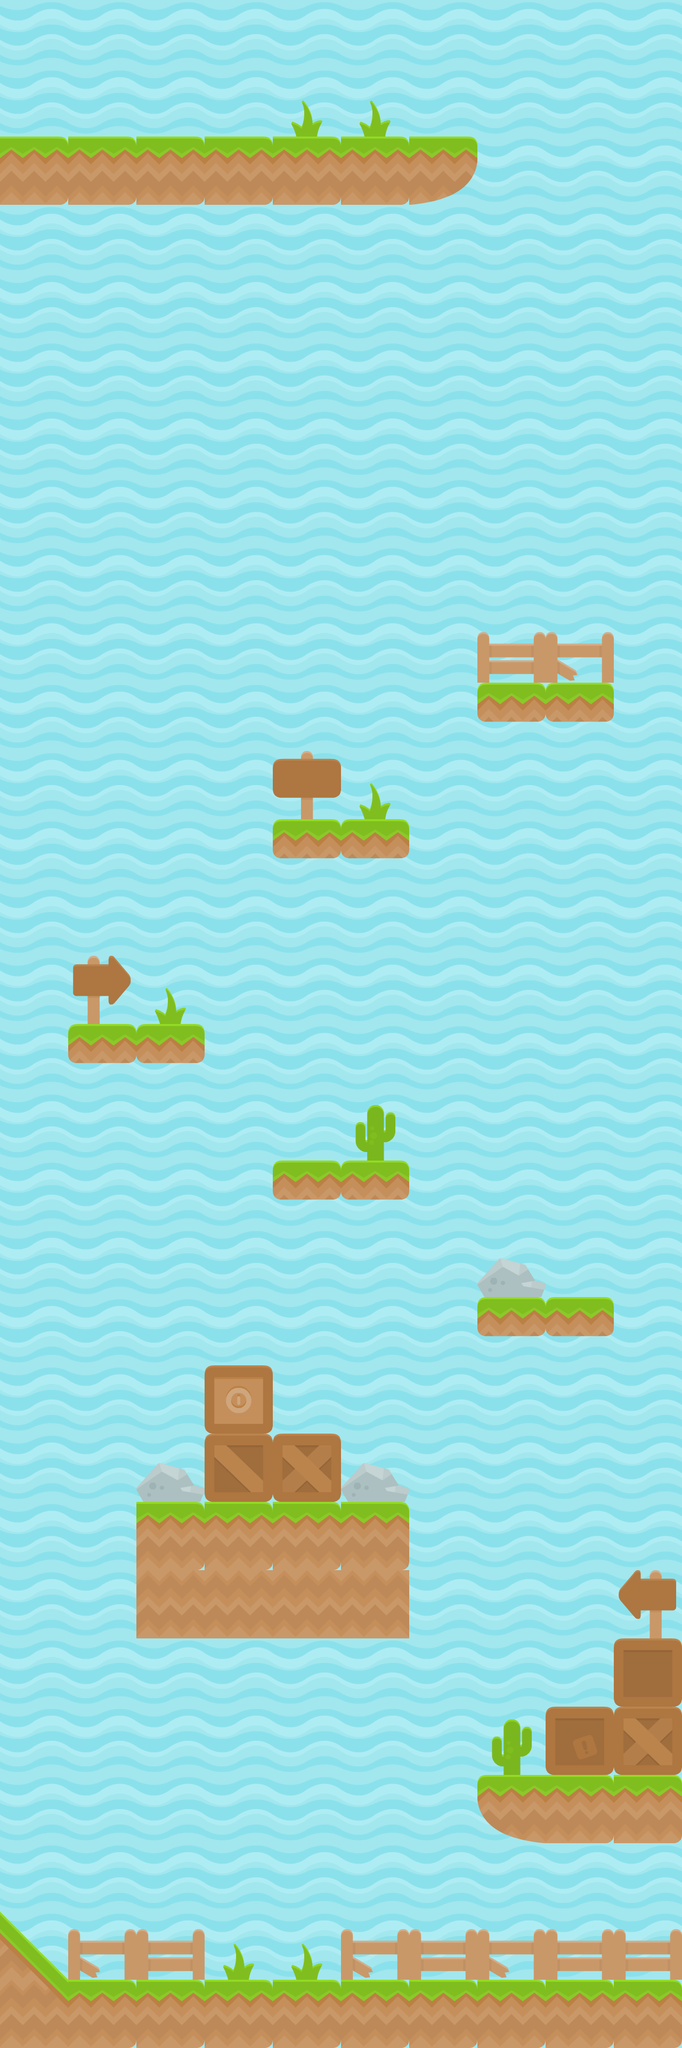

A 2D game scene composited from a Tiled map and its tileset images. What follows is a short description and the map's XML, with every tile layer's data as written:
An orthogonal 10x30 tile map with 128x128 px tiles, 3 tile layers (Fondo, Tierra, Otros), 2 tilesets and 17 objects.

<map version="1.0" orientation="orthogonal" renderorder="right-down" width="10" height="30" tilewidth="128" tileheight="128" nextobjectid="40">
 <tileset firstgid="1" name="spritesheet_ground" tilewidth="128" tileheight="128" tilecount="128" columns="8">
  <image source="spritesheet_ground.png" width="1024" height="2048" />
 </tileset>
 <tileset firstgid="129" name="spritesheet_tiles" tilewidth="128" tileheight="128" tilecount="128" columns="8">
  <image source="spritesheet_tiles.png" width="1024" height="2048" />
 </tileset>
 <layer name="Fondo" width="10" height="30">
  <data encoding="csv">
138,138,138,138,138,138,138,138,138,138,
138,138,138,138,138,138,138,138,138,138,
138,138,138,138,138,138,138,138,138,138,
138,138,138,138,138,138,138,138,138,138,
138,138,138,138,138,138,138,138,138,138,
138,138,138,138,138,138,138,138,138,138,
138,138,138,138,138,138,138,138,138,138,
138,138,138,138,138,138,138,138,138,138,
138,138,138,138,138,138,138,138,138,138,
138,138,138,138,138,138,138,138,138,138,
138,138,138,138,138,138,138,138,138,138,
138,138,138,138,138,138,138,138,138,138,
138,138,138,138,138,138,138,138,138,138,
138,138,138,138,138,138,138,138,138,138,
138,138,138,138,138,138,138,138,138,138,
138,138,138,138,138,138,138,138,138,138,
138,138,138,138,138,138,138,138,138,138,
138,138,138,138,138,138,138,138,138,138,
138,138,138,138,138,138,138,138,138,138,
138,138,138,138,138,138,138,138,138,138,
138,138,138,138,138,138,138,138,138,138,
138,138,138,138,138,138,138,138,138,138,
138,138,138,138,138,138,138,138,138,138,
138,138,138,138,138,138,138,138,138,138,
138,138,138,138,138,138,138,138,138,138,
138,138,138,138,138,138,138,138,138,138,
138,138,138,138,138,138,138,138,138,138,
138,138,138,138,138,138,138,138,138,138,
138,138,138,138,138,138,138,138,138,138,
138,138,138,138,138,138,138,138,138,138
</data>
 </layer>
 <layer name="Tierra" width="10" height="30">
  <data encoding="csv">
0,0,0,0,0,0,0,0,0,0,
0,0,0,0,0,0,0,0,0,0,
1,1,1,1,1,1,89,0,0,0,
0,0,0,0,0,0,0,0,0,0,
0,0,0,0,0,0,0,0,0,0,
0,0,0,0,0,0,0,0,0,0,
0,0,0,0,0,0,0,0,0,0,
0,0,0,0,0,0,0,0,0,0,
0,0,0,0,0,0,0,0,0,0,
0,0,0,0,0,0,0,0,0,0,
0,0,0,0,0,0,0,65,65,0,
0,0,0,0,0,0,0,0,0,0,
0,0,0,0,65,65,0,0,0,0,
0,0,0,0,0,0,0,0,0,0,
0,0,0,0,0,0,0,0,0,0,
0,65,65,0,0,0,0,0,0,0,
0,0,0,0,0,0,0,0,0,0,
0,0,0,0,65,65,0,0,0,0,
0,0,0,0,0,0,0,0,0,0,
0,0,0,0,0,0,0,65,65,0,
0,0,0,0,0,0,0,0,0,0,
0,0,0,0,0,0,0,0,0,0,
0,0,1,1,1,1,0,0,0,0,
0,0,2,2,2,2,0,0,0,0,
0,0,0,0,0,0,0,0,0,0,
0,0,0,0,0,0,0,0,0,0,
0,0,0,0,0,0,0,97,1,1,
0,0,0,0,0,0,0,0,0,0,
33,0,0,0,0,0,0,0,0,0,
81,1,1,1,1,1,1,1,1,1
</data>
 </layer>
 <layer name="Otros" width="10" height="30">
  <data encoding="csv">
0,0,0,0,0,0,0,0,0,0,
0,0,0,0,172,172,0,0,0,0,
0,0,0,0,0,0,0,0,0,0,
0,0,0,0,0,0,0,0,0,0,
0,0,0,0,0,0,0,0,0,0,
0,0,0,0,0,0,0,0,0,0,
0,0,0,0,0,0,0,0,0,0,
0,0,0,0,0,0,0,0,0,0,
0,0,0,0,0,0,0,0,0,0,
0,0,0,0,0,0,0,188,180,0,
0,0,0,0,0,0,0,0,0,0,
0,0,0,0,163,172,0,0,0,0,
0,0,0,0,0,0,0,0,0,0,
0,0,0,0,0,0,0,0,0,0,
0,139,172,0,0,0,0,0,0,0,
0,0,0,0,0,0,0,0,0,0,
0,0,0,0,0,236,0,0,0,0,
0,0,0,0,0,0,0,0,0,0,
0,0,0,0,0,0,0,171,0,0,
0,0,0,0,0,0,0,0,0,0,
0,0,0,177,0,0,0,0,0,0,
0,0,171,153,161,171,0,0,0,0,
0,0,0,0,0,0,0,0,0,0,
0,0,0,0,0,0,0,0,0,147,
0,0,0,0,0,0,0,0,0,169,
0,0,0,0,0,0,0,236,145,161,
0,0,0,0,0,0,0,0,0,0,
0,0,0,0,0,0,0,0,0,0,
0,180,188,172,172,180,188,180,188,188,
0,0,0,0,0,0,0,0,0,0
</data>
 </layer>
 <objectgroup name="Bordes">
  <object id="1" x="1280" y="3708">
   <polyline points="0,0 -1148,4 -1280,-124 -1280,-3324 -508,-3320 -404,-3364 -380,-3408 -380,-3452 -1276,-3452 -1276,-3700 -8,-3704 -4,-648 -4,-636 -124,-636 -128,-512 -260,-508 -260,-384 -376,-380 -384,-328 -360,-280 -288,-256 -4,-252 -4,-8" />
  </object>
  <object id="4" x="384" y="2560">
   <polyline points="0,0 0,256 -128,256 -128,512 384,508 380,260 260,260 256,132 128,132 128,0 4,0" />
  </object>
  <object id="5" x="896" y="1284">
   <polyline points="0,0 0,60 256,64 256,-8 4,-8" />
  </object>
  <object id="6" x="764" y="1536">
   <polyline points="0,0 0,64 -256,72 -252,0 0,-4" />
  </object>
  <object id="7" x="132" y="1924">
   <polyline points="0,0 -4,72 252,72 252,-4 4,-4" />
  </object>
  <object id="8" x="516" y="2172">
   <polyline points="0,0 -4,64 252,68 252,4 4,0" />
  </object>
  <object id="9" x="896" y="2432">
   <polyline points="0,0 -4,68 248,68 260,0 12,0" />
  </object>
 </objectgroup>
 <objectgroup name="Meta">
  <object id="11" x="190.909" y="63.6364" width="128" height="128" />
 </objectgroup>
 <objectgroup name="Dragones">
  <object id="21" x="578.424" y="639.03" width="128" height="128" />
  <object id="33" x="578.42" y="893.576" width="128" height="128" />
 </objectgroup>
 <objectgroup name="Pinchos">
  <object id="25" x="254.545" y="1742.42" width="128" height="128" />
  <object id="28" x="320.848" y="2642.06" width="128" height="128" />
  <object id="29" x="1114.79" y="3539.03" width="128" height="128" />
  <object id="30" x="1099.64" y="3026.91" width="128" height="128" />
 </objectgroup>
 <objectgroup name="Boost">
  <object id="34" x="951.515" y="2236.36" width="128" height="128" />
 </objectgroup>
 <objectgroup name="Vidas">
  <object id="37" x="700" y="2615.15" width="128" height="128" />
 </objectgroup>
 <objectgroup name="Bolas">
  <object id="31" x="81.8182" y="2748.48" width="128" height="128" />
 </objectgroup>
</map>
